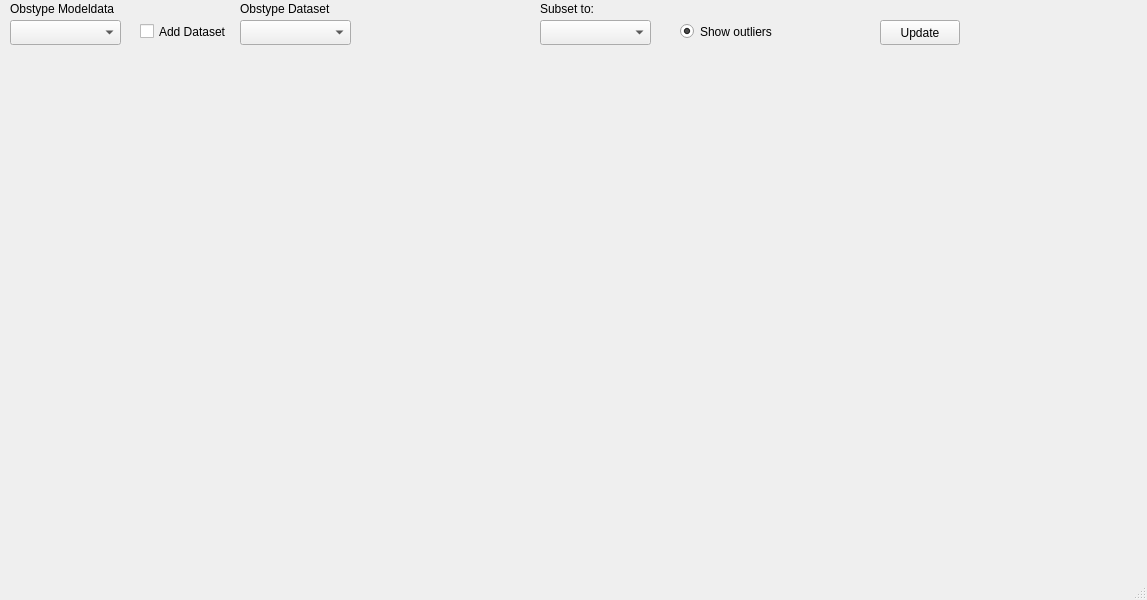
<?xml version="1.0" encoding="UTF-8"?>
<ui version="4.0">
 <class>MainWindow</class>
 <widget class="QMainWindow" name="MainWindow">
  <property name="geometry">
   <rect>
    <x>0</x>
    <y>0</y>
    <width>1147</width>
    <height>600</height>
   </rect>
  </property>
  <property name="windowTitle">
   <string>MainWindow</string>
  </property>
  <widget class="QWidget" name="centralwidget">
   <widget class="QWidget" name="verticalLayoutWidget">
    <property name="geometry">
     <rect>
      <x>30</x>
      <y>80</y>
      <width>971</width>
      <height>471</height>
     </rect>
    </property>
    <layout class="QVBoxLayout" name="vert_layout"/>
   </widget>
   <widget class="QRadioButton" name="select_show_outliers">
    <property name="geometry">
     <rect>
      <x>680</x>
      <y>20</y>
      <width>96</width>
      <height>23</height>
     </rect>
    </property>
    <property name="text">
     <string>Show outliers</string>
    </property>
    <property name="checked">
     <bool>true</bool>
    </property>
   </widget>
   <widget class="QComboBox" name="select_subset">
    <property name="enabled">
     <bool>true</bool>
    </property>
    <property name="geometry">
     <rect>
      <x>540</x>
      <y>20</y>
      <width>111</width>
      <height>25</height>
     </rect>
    </property>
   </widget>
   <widget class="QLabel" name="label_2">
    <property name="geometry">
     <rect>
      <x>540</x>
      <y>0</y>
      <width>54</width>
      <height>17</height>
     </rect>
    </property>
    <property name="text">
     <string>Subset to:</string>
    </property>
   </widget>
   <widget class="QPushButton" name="update_plot_box">
    <property name="geometry">
     <rect>
      <x>880</x>
      <y>20</y>
      <width>80</width>
      <height>25</height>
     </rect>
    </property>
    <property name="text">
     <string>Update</string>
    </property>
   </widget>
   <widget class="QLabel" name="label_3">
    <property name="geometry">
     <rect>
      <x>10</x>
      <y>0</y>
      <width>121</width>
      <height>17</height>
     </rect>
    </property>
    <property name="text">
     <string>Obstype Modeldata</string>
    </property>
   </widget>
   <widget class="QComboBox" name="select_obstype">
    <property name="enabled">
     <bool>true</bool>
    </property>
    <property name="geometry">
     <rect>
      <x>10</x>
      <y>20</y>
      <width>111</width>
      <height>25</height>
     </rect>
    </property>
   </widget>
   <widget class="QCheckBox" name="add_dataset">
    <property name="geometry">
     <rect>
      <x>140</x>
      <y>20</y>
      <width>91</width>
      <height>23</height>
     </rect>
    </property>
    <property name="text">
     <string>Add Dataset</string>
    </property>
   </widget>
   <widget class="QLabel" name="label_4">
    <property name="geometry">
     <rect>
      <x>240</x>
      <y>0</y>
      <width>121</width>
      <height>17</height>
     </rect>
    </property>
    <property name="text">
     <string>Obstype Dataset</string>
    </property>
   </widget>
   <widget class="QComboBox" name="select_obstype_dataset">
    <property name="enabled">
     <bool>true</bool>
    </property>
    <property name="geometry">
     <rect>
      <x>240</x>
      <y>20</y>
      <width>111</width>
      <height>25</height>
     </rect>
    </property>
   </widget>
  </widget>
  <widget class="QMenuBar" name="menubar">
   <property name="geometry">
    <rect>
     <x>0</x>
     <y>0</y>
     <width>1147</width>
     <height>22</height>
    </rect>
   </property>
  </widget>
  <widget class="QStatusBar" name="statusbar"/>
 </widget>
 <resources/>
 <connections/>
</ui>
